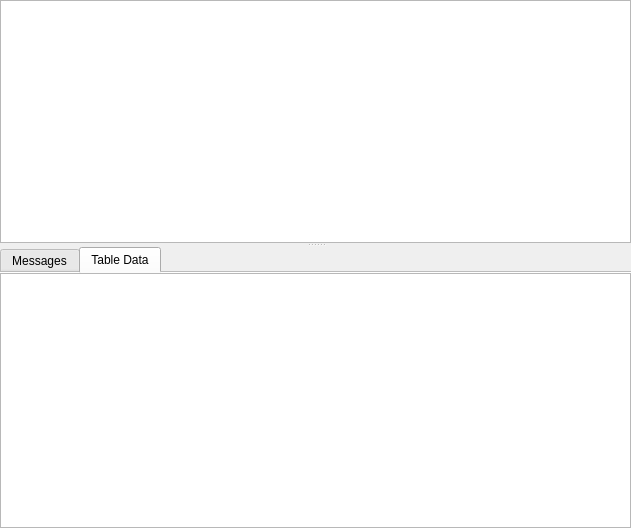
<?xml version="1.0" encoding="UTF-8"?>
<ui version="4.0">
 <class>Form</class>
 <widget class="QWidget" name="Form">
  <property name="geometry">
   <rect>
    <x>0</x>
    <y>0</y>
    <width>631</width>
    <height>528</height>
   </rect>
  </property>
  <property name="windowTitle">
   <string>Form</string>
  </property>
  <layout class="QVBoxLayout" name="verticalLayout">
   <property name="spacing">
    <number>0</number>
   </property>
   <property name="margin">
    <number>0</number>
   </property>
   <item>
    <widget class="QSplitter" name="splitter">
     <property name="orientation">
      <enum>Qt::Vertical</enum>
     </property>
     <widget class="QWidget" name="widget" native="true">
      <layout class="QVBoxLayout" name="verticalLayout_2">
       <property name="margin">
        <number>0</number>
       </property>
       <item>
        <widget class="QTextEdit" name="tQuery">
         <property name="font">
          <font>
           <family>Courier New</family>
           <pointsize>10</pointsize>
          </font>
         </property>
        </widget>
       </item>
      </layout>
     </widget>
     <widget class="QTabWidget" name="twTabs">
      <property name="currentIndex">
       <number>1</number>
      </property>
      <property name="documentMode">
       <bool>true</bool>
      </property>
      <widget class="QWidget" name="tabMessages">
       <attribute name="icon">
        <iconset resource="res.qrc">
         <normaloff>:/icons/information.png</normaloff>:/icons/information.png</iconset>
       </attribute>
       <attribute name="title">
        <string>Messages</string>
       </attribute>
       <layout class="QVBoxLayout" name="verticalLayout_7">
        <property name="margin">
         <number>0</number>
        </property>
        <item>
         <widget class="QPlainTextEdit" name="tMessages">
          <property name="font">
           <font>
            <family>Courier New</family>
            <pointsize>10</pointsize>
           </font>
          </property>
          <property name="lineWrapMode">
           <enum>QPlainTextEdit::NoWrap</enum>
          </property>
          <property name="readOnly">
           <bool>true</bool>
          </property>
         </widget>
        </item>
       </layout>
      </widget>
      <widget class="QWidget" name="tab_9">
       <attribute name="icon">
        <iconset resource="res.qrc">
         <normaloff>:/icons/table.png</normaloff>:/icons/table.png</iconset>
       </attribute>
       <attribute name="title">
        <string>Table Data</string>
       </attribute>
       <layout class="QVBoxLayout" name="verticalLayout_8">
        <property name="spacing">
         <number>0</number>
        </property>
        <property name="margin">
         <number>0</number>
        </property>
        <item>
         <widget class="TableDataWidget" name="tdTable"/>
        </item>
       </layout>
      </widget>
     </widget>
    </widget>
   </item>
  </layout>
 </widget>
 <customwidgets>
  <customwidget>
   <class>TableDataWidget</class>
   <extends>QTableView</extends>
   <header>tabledatawidget.h</header>
  </customwidget>
 </customwidgets>
 <resources>
  <include location="res.qrc"/>
 </resources>
 <connections/>
</ui>
